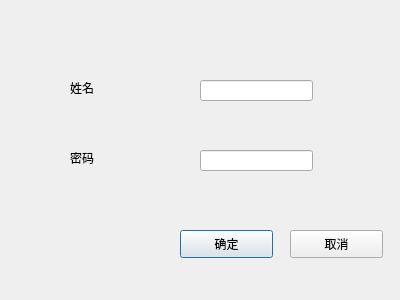
<?xml version="1.0" encoding="UTF-8"?>
<ui version="4.0">
 <class>doc_sign_in</class>
 <widget class="QDialog" name="doc_sign_in">
  <property name="geometry">
   <rect>
    <x>0</x>
    <y>0</y>
    <width>400</width>
    <height>300</height>
   </rect>
  </property>
  <property name="windowTitle">
   <string>Dialog</string>
  </property>
  <widget class="QLabel" name="label">
   <property name="geometry">
    <rect>
     <x>70</x>
     <y>80</y>
     <width>72</width>
     <height>15</height>
    </rect>
   </property>
   <property name="text">
    <string>姓名</string>
   </property>
  </widget>
  <widget class="QLabel" name="label_2">
   <property name="geometry">
    <rect>
     <x>70</x>
     <y>150</y>
     <width>72</width>
     <height>15</height>
    </rect>
   </property>
   <property name="text">
    <string>密码</string>
   </property>
  </widget>
  <widget class="QLineEdit" name="lineEdit">
   <property name="geometry">
    <rect>
     <x>200</x>
     <y>80</y>
     <width>113</width>
     <height>21</height>
    </rect>
   </property>
  </widget>
  <widget class="QLineEdit" name="lineEdit_2">
   <property name="geometry">
    <rect>
     <x>200</x>
     <y>150</y>
     <width>113</width>
     <height>21</height>
    </rect>
   </property>
  </widget>
  <widget class="QPushButton" name="pushButton">
   <property name="geometry">
    <rect>
     <x>180</x>
     <y>230</y>
     <width>93</width>
     <height>28</height>
    </rect>
   </property>
   <property name="text">
    <string>确定</string>
   </property>
  </widget>
  <widget class="QPushButton" name="pushButton_2">
   <property name="geometry">
    <rect>
     <x>290</x>
     <y>230</y>
     <width>93</width>
     <height>28</height>
    </rect>
   </property>
   <property name="text">
    <string>取消</string>
   </property>
  </widget>
 </widget>
 <resources/>
 <connections>
  <connection>
   <sender>pushButton_2</sender>
   <signal>clicked()</signal>
   <receiver>doc_sign_in</receiver>
   <slot>close()</slot>
   <hints>
    <hint type="sourcelabel">
     <x>357</x>
     <y>245</y>
    </hint>
    <hint type="destinationlabel">
     <x>353</x>
     <y>203</y>
    </hint>
   </hints>
  </connection>
 </connections>
</ui>
